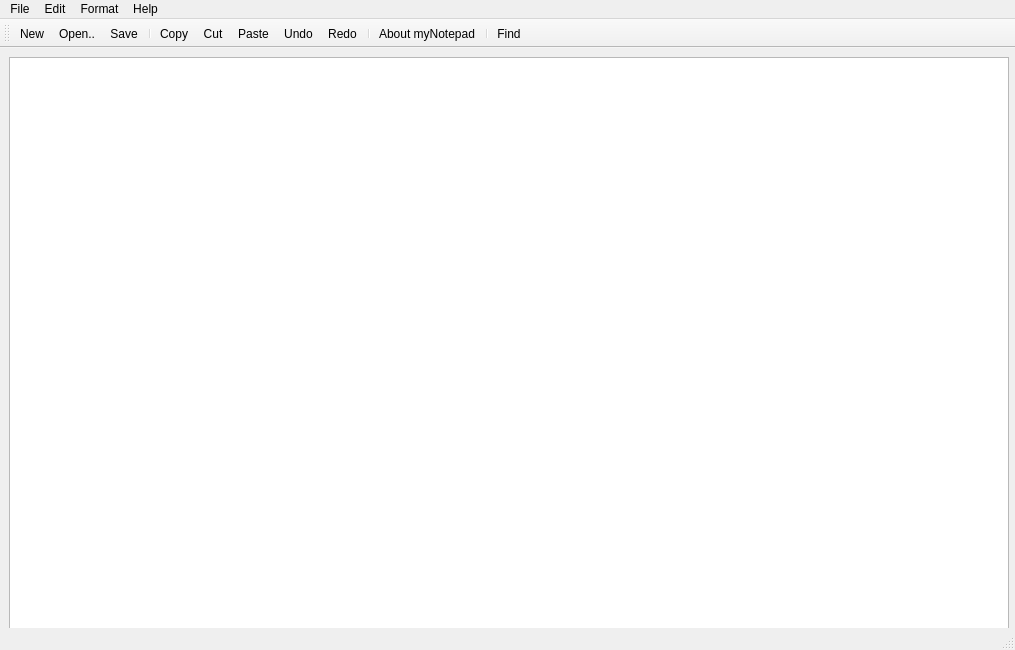
<?xml version="1.0" encoding="UTF-8"?>
<ui version="4.0">
 <class>MainWindow</class>
 <widget class="QMainWindow" name="MainWindow">
  <property name="geometry">
   <rect>
    <x>0</x>
    <y>0</y>
    <width>1015</width>
    <height>650</height>
   </rect>
  </property>
  <property name="windowTitle">
   <string>MainWindow</string>
  </property>
  <widget class="QWidget" name="centralWidget">
   <widget class="QTextEdit" name="textEdit">
    <property name="geometry">
     <rect>
      <x>9</x>
      <y>9</y>
      <width>1000</width>
      <height>600</height>
     </rect>
    </property>
    <property name="font">
     <font>
      <family>Calibri Light</family>
      <pointsize>12</pointsize>
     </font>
    </property>
   </widget>
  </widget>
  <widget class="QMenuBar" name="menuBar">
   <property name="geometry">
    <rect>
     <x>0</x>
     <y>0</y>
     <width>1015</width>
     <height>21</height>
    </rect>
   </property>
   <widget class="QMenu" name="menuFile">
    <property name="title">
     <string>File</string>
    </property>
    <addaction name="actionNew"/>
    <addaction name="actionOpen"/>
    <addaction name="actionSave"/>
    <addaction name="actionSave_As"/>
    <addaction name="separator"/>
    <addaction name="actionPrint"/>
    <addaction name="actionExit"/>
   </widget>
   <widget class="QMenu" name="menuEdit">
    <property name="title">
     <string>Edit</string>
    </property>
    <addaction name="separator"/>
    <addaction name="actionUndo"/>
    <addaction name="actionRedo"/>
    <addaction name="separator"/>
    <addaction name="actionCopy"/>
    <addaction name="actionCut"/>
    <addaction name="actionPaste"/>
    <addaction name="actionFind"/>
   </widget>
   <widget class="QMenu" name="menuFormat">
    <property name="title">
     <string>Format</string>
    </property>
    <addaction name="actionFont"/>
   </widget>
   <widget class="QMenu" name="menuHelp">
    <property name="title">
     <string>Help</string>
    </property>
    <addaction name="actionAbout_myNotepad"/>
   </widget>
   <addaction name="menuFile"/>
   <addaction name="menuEdit"/>
   <addaction name="menuFormat"/>
   <addaction name="menuHelp"/>
  </widget>
  <widget class="QToolBar" name="mainToolBar">
   <attribute name="toolBarArea">
    <enum>TopToolBarArea</enum>
   </attribute>
   <attribute name="toolBarBreak">
    <bool>false</bool>
   </attribute>
   <addaction name="actionNew"/>
   <addaction name="actionOpen"/>
   <addaction name="actionSave"/>
   <addaction name="separator"/>
   <addaction name="actionCopy"/>
   <addaction name="actionCut"/>
   <addaction name="actionPaste"/>
   <addaction name="actionUndo"/>
   <addaction name="actionRedo"/>
   <addaction name="separator"/>
   <addaction name="actionAbout_myNotepad"/>
   <addaction name="separator"/>
   <addaction name="actionFind"/>
  </widget>
  <widget class="QStatusBar" name="statusBar">
   <property name="enabled">
    <bool>true</bool>
   </property>
  </widget>
  <action name="actionNew">
   <property name="icon">
    <iconset resource="icons.qrc">
     <normaloff>:/icons/icons/New Document-50.png</normaloff>:/icons/icons/New Document-50.png</iconset>
   </property>
   <property name="text">
    <string>New</string>
   </property>
   <property name="shortcut">
    <string>Ctrl+O</string>
   </property>
  </action>
  <action name="actionOpen">
   <property name="icon">
    <iconset resource="icons.qrc">
     <normaloff>:/icons/icons/Open Folder-50.png</normaloff>:/icons/icons/Open Folder-50.png</iconset>
   </property>
   <property name="text">
    <string>Open..</string>
   </property>
   <property name="shortcut">
    <string>Ctrl+N</string>
   </property>
  </action>
  <action name="actionSave">
   <property name="icon">
    <iconset resource="icons.qrc">
     <normaloff>:/icons/icons/Save-50.png</normaloff>:/icons/icons/Save-50.png</iconset>
   </property>
   <property name="text">
    <string>Save</string>
   </property>
   <property name="shortcut">
    <string>Ctrl+S</string>
   </property>
  </action>
  <action name="actionSave_As">
   <property name="icon">
    <iconset resource="icons.qrc">
     <normaloff>:/icons/icons/Save as-50.png</normaloff>:/icons/icons/Save as-50.png</iconset>
   </property>
   <property name="text">
    <string>Save As..</string>
   </property>
   <property name="shortcut">
    <string>Ctrl+Shift+S</string>
   </property>
  </action>
  <action name="actionUndo">
   <property name="icon">
    <iconset resource="icons.qrc">
     <normaloff>:/icons/icons/Undo-50.png</normaloff>:/icons/icons/Undo-50.png</iconset>
   </property>
   <property name="text">
    <string>Undo</string>
   </property>
   <property name="shortcut">
    <string>Ctrl+Z</string>
   </property>
  </action>
  <action name="actionRedo">
   <property name="icon">
    <iconset resource="icons.qrc">
     <normaloff>:/icons/icons/Redo-50.png</normaloff>:/icons/icons/Redo-50.png</iconset>
   </property>
   <property name="text">
    <string>Redo</string>
   </property>
   <property name="shortcut">
    <string>Ctrl+Y</string>
   </property>
  </action>
  <action name="actionCopy">
   <property name="icon">
    <iconset resource="icons.qrc">
     <normaloff>:/icons/icons/Copy-50.png</normaloff>:/icons/icons/Copy-50.png</iconset>
   </property>
   <property name="text">
    <string>Copy</string>
   </property>
   <property name="shortcut">
    <string>Ctrl+C</string>
   </property>
  </action>
  <action name="actionCut">
   <property name="icon">
    <iconset resource="icons.qrc">
     <normaloff>:/icons/icons/Cut-50.png</normaloff>:/icons/icons/Cut-50.png</iconset>
   </property>
   <property name="text">
    <string>Cut</string>
   </property>
   <property name="shortcut">
    <string>Ctrl+X</string>
   </property>
  </action>
  <action name="actionPaste">
   <property name="icon">
    <iconset resource="icons.qrc">
     <normaloff>:/icons/icons/Paste-50.png</normaloff>:/icons/icons/Paste-50.png</iconset>
   </property>
   <property name="text">
    <string>Paste</string>
   </property>
   <property name="shortcut">
    <string>Ctrl+V</string>
   </property>
  </action>
  <action name="actionExit">
   <property name="text">
    <string>Exit</string>
   </property>
  </action>
  <action name="actionFont">
   <property name="icon">
    <iconset resource="icons.qrc">
     <normaloff>:/icons/icons/Settings-50.png</normaloff>:/icons/icons/Settings-50.png</iconset>
   </property>
   <property name="text">
    <string>Font</string>
   </property>
   <property name="shortcut">
    <string>Ctrl+Alt+F</string>
   </property>
  </action>
  <action name="actionAbout_myNotepad">
   <property name="icon">
    <iconset resource="icons.qrc">
     <normaloff>:/icons/icons/Info-50.png</normaloff>:/icons/icons/Info-50.png</iconset>
   </property>
   <property name="text">
    <string>About myNotepad</string>
   </property>
  </action>
  <action name="actionPrint">
   <property name="icon">
    <iconset resource="icons.qrc">
     <normaloff>:/icons/icons/Print-50.png</normaloff>:/icons/icons/Print-50.png</iconset>
   </property>
   <property name="text">
    <string>Print</string>
   </property>
   <property name="toolTip">
    <string>Print</string>
   </property>
   <property name="shortcut">
    <string>Ctrl+P</string>
   </property>
  </action>
  <action name="actionFind">
   <property name="icon">
    <iconset resource="png/images.qrc">
     <normaloff>:/png/zoom-out.png</normaloff>:/png/zoom-out.png</iconset>
   </property>
   <property name="text">
    <string>Find</string>
   </property>
   <property name="toolTip">
    <string>Find</string>
   </property>
   <property name="shortcut">
    <string>Ctrl+F</string>
   </property>
  </action>
 </widget>
 <layoutdefault spacing="6" margin="11"/>
 <resources>
  <include location="icons.qrc"/>
  <include location="png/images.qrc"/>
 </resources>
 <connections/>
</ui>
